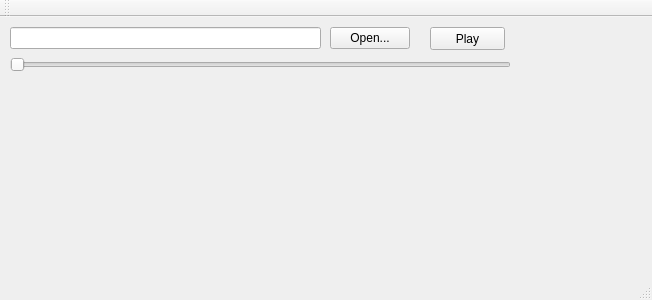
<?xml version="1.0" encoding="UTF-8"?>
<ui version="4.0">
 <class>MainWindow</class>
 <widget class="QMainWindow" name="MainWindow">
  <property name="geometry">
   <rect>
    <x>0</x>
    <y>0</y>
    <width>652</width>
    <height>300</height>
   </rect>
  </property>
  <property name="windowTitle">
   <string>MainWindow</string>
  </property>
  <widget class="QWidget" name="centralWidget">
   <widget class="QPushButton" name="playButton">
    <property name="geometry">
     <rect>
      <x>430</x>
      <y>10</y>
      <width>75</width>
      <height>23</height>
     </rect>
    </property>
    <property name="text">
     <string>Play</string>
    </property>
   </widget>
   <widget class="QLineEdit" name="filenameEdit">
    <property name="geometry">
     <rect>
      <x>10</x>
      <y>10</y>
      <width>311</width>
      <height>22</height>
     </rect>
    </property>
    <property name="readOnly">
     <bool>true</bool>
    </property>
   </widget>
   <widget class="QPushButton" name="openButton">
    <property name="geometry">
     <rect>
      <x>330</x>
      <y>10</y>
      <width>80</width>
      <height>22</height>
     </rect>
    </property>
    <property name="text">
     <string>Open...</string>
    </property>
   </widget>
   <widget class="QSlider" name="fileSlider">
    <property name="geometry">
     <rect>
      <x>10</x>
      <y>40</y>
      <width>501</width>
      <height>16</height>
     </rect>
    </property>
    <property name="orientation">
     <enum>Qt::Horizontal</enum>
    </property>
   </widget>
  </widget>
  <widget class="QMenuBar" name="menuBar">
   <property name="geometry">
    <rect>
     <x>0</x>
     <y>0</y>
     <width>652</width>
     <height>19</height>
    </rect>
   </property>
  </widget>
  <widget class="QToolBar" name="mainToolBar">
   <attribute name="toolBarArea">
    <enum>TopToolBarArea</enum>
   </attribute>
   <attribute name="toolBarBreak">
    <bool>false</bool>
   </attribute>
  </widget>
  <widget class="QStatusBar" name="statusBar"/>
 </widget>
 <layoutdefault spacing="6" margin="11"/>
 <resources/>
 <connections/>
</ui>
